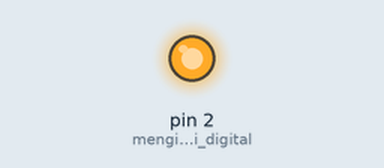
Recording of a sketch running on a simulated Arduino Uno, built with avr-gcc and run on an emulated ATmega328P. On the bench: output pins drawn as LEDs (lit = HIGH).

Above: at 0.7 s.
At 5.2 s:
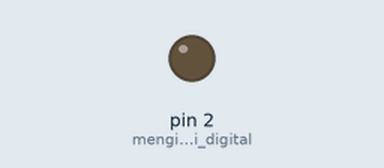
Timing chart, 0 to 6.9 s (numbered marks = the images above):
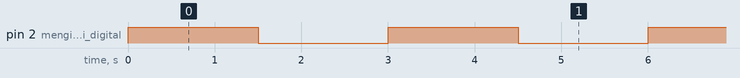

Measured:
- by itself, pin 2 (menginisialisasi_digital): alternates HIGH for 1.5 s and LOW for 1.5 s

The sketch:

sketch_sep21a.ino
```cpp
void setup() {
  pinMode(2, OUTPUT); // menginisialisasi digital pin 2 sebagai output.
}

// the loop function runs over and over again forever
void loop() {
  digitalWrite(2, HIGH);   // Mengatur LED agar Menyala.
  delay(1500);              // Tunggu sampai 1,5 detik.
  digitalWrite(2, LOW);    // Mengatur LED agar Mati.
  delay(1500);              // Tunggu sampai 1,5 detik.
}
```
